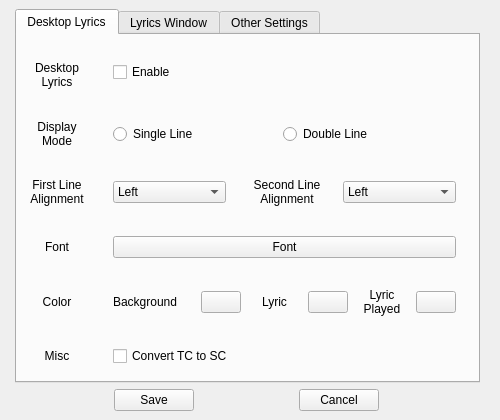
<?xml version="1.0" encoding="UTF-8"?>
<ui version="4.0">
 <class>SettingsWindow</class>
 <widget class="QMainWindow" name="SettingsWindow">
  <property name="geometry">
   <rect>
    <x>0</x>
    <y>0</y>
    <width>500</width>
    <height>420</height>
   </rect>
  </property>
  <property name="minimumSize">
   <size>
    <width>0</width>
    <height>0</height>
   </size>
  </property>
  <property name="windowTitle">
   <string>Settings</string>
  </property>
  <widget class="QWidget" name="centralwidget">
   <property name="minimumSize">
    <size>
     <width>0</width>
     <height>0</height>
    </size>
   </property>
   <layout class="QVBoxLayout" name="verticalLayout">
    <property name="leftMargin">
     <number>15</number>
    </property>
    <property name="rightMargin">
     <number>20</number>
    </property>
    <item>
     <widget class="QTabWidget" name="tabWidget">
      <property name="currentIndex">
       <number>0</number>
      </property>
      <widget class="QWidget" name="desktopLyricsTab">
       <attribute name="title">
        <string>Desktop Lyrics</string>
       </attribute>
       <widget class="QWidget" name="gridLayoutWidget">
        <property name="geometry">
         <rect>
          <x>0</x>
          <y>20</y>
          <width>439</width>
          <height>311</height>
         </rect>
        </property>
        <layout class="QGridLayout" name="gridLayout_2">
         <property name="verticalSpacing">
          <number>30</number>
         </property>
         <item row="3" column="0">
          <widget class="QLabel" name="fontSelectLabel">
           <property name="maximumSize">
            <size>
             <width>16777215</width>
             <height>40</height>
            </size>
           </property>
           <property name="text">
            <string>Font</string>
           </property>
           <property name="alignment">
            <set>Qt::AlignCenter</set>
           </property>
          </widget>
         </item>
         <item row="2" column="0">
          <widget class="QLabel" name="firstLineAlignmentLabel">
           <property name="minimumSize">
            <size>
             <width>80</width>
             <height>0</height>
            </size>
           </property>
           <property name="maximumSize">
            <size>
             <width>16777215</width>
             <height>40</height>
            </size>
           </property>
           <property name="text">
            <string>First Line
Alignment</string>
           </property>
           <property name="alignment">
            <set>Qt::AlignCenter</set>
           </property>
          </widget>
         </item>
         <item row="2" column="2">
          <layout class="QHBoxLayout" name="horizontalLayout">
           <item>
            <widget class="QComboBox" name="firstLineAlignment">
             <item>
              <property name="text">
               <string>Left</string>
              </property>
             </item>
             <item>
              <property name="text">
               <string>Center</string>
              </property>
             </item>
             <item>
              <property name="text">
               <string>Right</string>
              </property>
             </item>
            </widget>
           </item>
           <item>
            <spacer name="horizontalSpacer">
             <property name="orientation">
              <enum>Qt::Horizontal</enum>
             </property>
             <property name="sizeType">
              <enum>QSizePolicy::Fixed</enum>
             </property>
             <property name="sizeHint" stdset="0">
              <size>
               <width>5</width>
               <height>20</height>
              </size>
             </property>
            </spacer>
           </item>
           <item>
            <widget class="QLabel" name="secondLineAlignmentLabel">
             <property name="text">
              <string>Second Line
Alignment</string>
             </property>
             <property name="alignment">
              <set>Qt::AlignCenter</set>
             </property>
            </widget>
           </item>
           <item>
            <widget class="QComboBox" name="secondLineAlignment">
             <item>
              <property name="text">
               <string>Left</string>
              </property>
             </item>
             <item>
              <property name="text">
               <string>Center</string>
              </property>
             </item>
             <item>
              <property name="text">
               <string>Right</string>
              </property>
             </item>
            </widget>
           </item>
          </layout>
         </item>
         <item row="4" column="0">
          <widget class="QLabel" name="colorLabel">
           <property name="maximumSize">
            <size>
             <width>16777215</width>
             <height>40</height>
            </size>
           </property>
           <property name="text">
            <string>Color</string>
           </property>
           <property name="alignment">
            <set>Qt::AlignCenter</set>
           </property>
          </widget>
         </item>
         <item row="4" column="2">
          <layout class="QHBoxLayout" name="horizontalLayout_2">
           <item>
            <widget class="QLabel" name="backgroundColorLabel">
             <property name="text">
              <string>Background</string>
             </property>
             <property name="alignment">
              <set>Qt::AlignLeading|Qt::AlignLeft|Qt::AlignVCenter</set>
             </property>
            </widget>
           </item>
           <item>
            <spacer name="horizontalSpacer_6">
             <property name="orientation">
              <enum>Qt::Horizontal</enum>
             </property>
             <property name="sizeType">
              <enum>QSizePolicy::Fixed</enum>
             </property>
             <property name="sizeHint" stdset="0">
              <size>
               <width>20</width>
               <height>20</height>
              </size>
             </property>
            </spacer>
           </item>
           <item>
            <widget class="QPushButton" name="backgroundColor">
             <property name="sizePolicy">
              <sizepolicy hsizetype="Fixed" vsizetype="Fixed">
               <horstretch>0</horstretch>
               <verstretch>0</verstretch>
              </sizepolicy>
             </property>
             <property name="text">
              <string/>
             </property>
            </widget>
           </item>
           <item>
            <widget class="QLabel" name="lyricsTextColorLabel">
             <property name="text">
              <string>Lyric</string>
             </property>
             <property name="alignment">
              <set>Qt::AlignCenter</set>
             </property>
            </widget>
           </item>
           <item>
            <widget class="QPushButton" name="lyricsTextColor">
             <property name="sizePolicy">
              <sizepolicy hsizetype="Fixed" vsizetype="Fixed">
               <horstretch>0</horstretch>
               <verstretch>0</verstretch>
              </sizepolicy>
             </property>
             <property name="text">
              <string/>
             </property>
            </widget>
           </item>
           <item>
            <widget class="QLabel" name="lyricsTextPlayedColorLabel">
             <property name="text">
              <string>Lyric
Played</string>
             </property>
             <property name="alignment">
              <set>Qt::AlignCenter</set>
             </property>
            </widget>
           </item>
           <item>
            <widget class="QPushButton" name="lyricsTextPlayedColor">
             <property name="sizePolicy">
              <sizepolicy hsizetype="Fixed" vsizetype="Fixed">
               <horstretch>0</horstretch>
               <verstretch>0</verstretch>
              </sizepolicy>
             </property>
             <property name="text">
              <string/>
             </property>
            </widget>
           </item>
          </layout>
         </item>
         <item row="0" column="0">
          <widget class="QLabel" name="desktopLyricsEnableLabel">
           <property name="minimumSize">
            <size>
             <width>0</width>
             <height>40</height>
            </size>
           </property>
           <property name="maximumSize">
            <size>
             <width>16777215</width>
             <height>40</height>
            </size>
           </property>
           <property name="text">
            <string>Desktop
Lyrics</string>
           </property>
           <property name="alignment">
            <set>Qt::AlignCenter</set>
           </property>
          </widget>
         </item>
         <item row="0" column="1">
          <spacer name="horizontalSpacer_2">
           <property name="orientation">
            <enum>Qt::Horizontal</enum>
           </property>
           <property name="sizeType">
            <enum>QSizePolicy::Fixed</enum>
           </property>
           <property name="sizeHint" stdset="0">
            <size>
             <width>10</width>
             <height>20</height>
            </size>
           </property>
          </spacer>
         </item>
         <item row="1" column="2">
          <layout class="QHBoxLayout" name="horizontalLayout_5">
           <item>
            <widget class="QRadioButton" name="lyricsSingleLine">
             <property name="sizePolicy">
              <sizepolicy hsizetype="Fixed" vsizetype="Fixed">
               <horstretch>0</horstretch>
               <verstretch>0</verstretch>
              </sizepolicy>
             </property>
             <property name="minimumSize">
              <size>
               <width>0</width>
               <height>0</height>
              </size>
             </property>
             <property name="text">
              <string>Single Line</string>
             </property>
            </widget>
           </item>
           <item>
            <spacer name="horizontalSpacer_5">
             <property name="orientation">
              <enum>Qt::Horizontal</enum>
             </property>
             <property name="sizeHint" stdset="0">
              <size>
               <width>40</width>
               <height>20</height>
              </size>
             </property>
            </spacer>
           </item>
           <item>
            <widget class="QRadioButton" name="lyricsDoubleLine">
             <property name="sizePolicy">
              <sizepolicy hsizetype="Fixed" vsizetype="Fixed">
               <horstretch>0</horstretch>
               <verstretch>0</verstretch>
              </sizepolicy>
             </property>
             <property name="minimumSize">
              <size>
               <width>0</width>
               <height>0</height>
              </size>
             </property>
             <property name="text">
              <string>Double Line</string>
             </property>
            </widget>
           </item>
           <item>
            <spacer name="horizontalSpacer_4">
             <property name="orientation">
              <enum>Qt::Horizontal</enum>
             </property>
             <property name="sizeHint" stdset="0">
              <size>
               <width>40</width>
               <height>20</height>
              </size>
             </property>
            </spacer>
           </item>
          </layout>
         </item>
         <item row="3" column="2">
          <widget class="QPushButton" name="fontSelect">
           <property name="text">
            <string>Font</string>
           </property>
          </widget>
         </item>
         <item row="1" column="0">
          <widget class="QLabel" name="displayModeLabel">
           <property name="sizePolicy">
            <sizepolicy hsizetype="Preferred" vsizetype="Preferred">
             <horstretch>0</horstretch>
             <verstretch>0</verstretch>
            </sizepolicy>
           </property>
           <property name="maximumSize">
            <size>
             <width>16777215</width>
             <height>40</height>
            </size>
           </property>
           <property name="text">
            <string>Display
Mode</string>
           </property>
           <property name="alignment">
            <set>Qt::AlignCenter</set>
           </property>
          </widget>
         </item>
         <item row="5" column="0">
          <widget class="QLabel" name="colorLabel_3">
           <property name="maximumSize">
            <size>
             <width>16777215</width>
             <height>40</height>
            </size>
           </property>
           <property name="text">
            <string>Misc</string>
           </property>
           <property name="alignment">
            <set>Qt::AlignCenter</set>
           </property>
          </widget>
         </item>
         <item row="5" column="2">
          <widget class="QCheckBox" name="conversionTCSC">
           <property name="text">
            <string>Convert TC to SC</string>
           </property>
          </widget>
         </item>
         <item row="0" column="2">
          <widget class="QCheckBox" name="desktopLyrics">
           <property name="text">
            <string>Enable</string>
           </property>
          </widget>
         </item>
        </layout>
       </widget>
      </widget>
      <widget class="QWidget" name="windowLyricsTab">
       <attribute name="title">
        <string>Lyrics Window</string>
       </attribute>
       <widget class="QWidget" name="gridLayoutWidget_3">
        <property name="geometry">
         <rect>
          <x>0</x>
          <y>10</y>
          <width>401</width>
          <height>131</height>
         </rect>
        </property>
        <layout class="QGridLayout" name="gridLayout_4">
         <property name="verticalSpacing">
          <number>30</number>
         </property>
         <item row="1" column="1">
          <layout class="QHBoxLayout" name="horizontalLayout_10">
           <item>
            <widget class="QLabel" name="windowBackgroundColorLabel">
             <property name="text">
              <string>Background</string>
             </property>
             <property name="alignment">
              <set>Qt::AlignLeading|Qt::AlignLeft|Qt::AlignVCenter</set>
             </property>
            </widget>
           </item>
           <item>
            <spacer name="horizontalSpacer_15">
             <property name="orientation">
              <enum>Qt::Horizontal</enum>
             </property>
             <property name="sizeType">
              <enum>QSizePolicy::Fixed</enum>
             </property>
             <property name="sizeHint" stdset="0">
              <size>
               <width>20</width>
               <height>20</height>
              </size>
             </property>
            </spacer>
           </item>
           <item>
            <widget class="QPushButton" name="windowBackgroundColor">
             <property name="sizePolicy">
              <sizepolicy hsizetype="Fixed" vsizetype="Fixed">
               <horstretch>0</horstretch>
               <verstretch>0</verstretch>
              </sizepolicy>
             </property>
             <property name="text">
              <string/>
             </property>
            </widget>
           </item>
           <item>
            <widget class="QLabel" name="windowLyricsTextColorLabel">
             <property name="text">
              <string>Lyric</string>
             </property>
             <property name="alignment">
              <set>Qt::AlignCenter</set>
             </property>
            </widget>
           </item>
           <item>
            <widget class="QPushButton" name="windowLyricsTextColor">
             <property name="sizePolicy">
              <sizepolicy hsizetype="Fixed" vsizetype="Fixed">
               <horstretch>0</horstretch>
               <verstretch>0</verstretch>
              </sizepolicy>
             </property>
             <property name="text">
              <string/>
             </property>
            </widget>
           </item>
           <item>
            <widget class="QLabel" name="windowLyricsTextPlayingColorLabel">
             <property name="text">
              <string>Lyric
Playing</string>
             </property>
             <property name="alignment">
              <set>Qt::AlignCenter</set>
             </property>
            </widget>
           </item>
           <item>
            <widget class="QPushButton" name="windowLyricsTextPlayingColor">
             <property name="sizePolicy">
              <sizepolicy hsizetype="Fixed" vsizetype="Fixed">
               <horstretch>0</horstretch>
               <verstretch>0</verstretch>
              </sizepolicy>
             </property>
             <property name="text">
              <string/>
             </property>
            </widget>
           </item>
          </layout>
         </item>
         <item row="0" column="1">
          <widget class="QPushButton" name="windowFontSelect">
           <property name="text">
            <string>Font</string>
           </property>
          </widget>
         </item>
         <item row="1" column="0">
          <widget class="QLabel" name="windowColorLabel">
           <property name="maximumSize">
            <size>
             <width>16777215</width>
             <height>40</height>
            </size>
           </property>
           <property name="text">
            <string>Color</string>
           </property>
           <property name="alignment">
            <set>Qt::AlignCenter</set>
           </property>
          </widget>
         </item>
         <item row="0" column="0">
          <widget class="QLabel" name="windowFontSelectLabel">
           <property name="sizePolicy">
            <sizepolicy hsizetype="Fixed" vsizetype="Preferred">
             <horstretch>0</horstretch>
             <verstretch>0</verstretch>
            </sizepolicy>
           </property>
           <property name="minimumSize">
            <size>
             <width>80</width>
             <height>0</height>
            </size>
           </property>
           <property name="maximumSize">
            <size>
             <width>16777215</width>
             <height>40</height>
            </size>
           </property>
           <property name="text">
            <string>Font</string>
           </property>
           <property name="alignment">
            <set>Qt::AlignCenter</set>
           </property>
          </widget>
         </item>
        </layout>
       </widget>
      </widget>
      <widget class="QWidget" name="tab">
       <attribute name="title">
        <string>Other Settings</string>
       </attribute>
       <widget class="QWidget" name="gridLayoutWidget_4">
        <property name="geometry">
         <rect>
          <x>0</x>
          <y>20</y>
          <width>271</width>
          <height>94</height>
         </rect>
        </property>
        <layout class="QGridLayout" name="gridLayout_5">
         <property name="verticalSpacing">
          <number>30</number>
         </property>
         <item row="0" column="0">
          <widget class="QLabel" name="windowFontSelectLabel_2">
           <property name="sizePolicy">
            <sizepolicy hsizetype="Preferred" vsizetype="Preferred">
             <horstretch>0</horstretch>
             <verstretch>0</verstretch>
            </sizepolicy>
           </property>
           <property name="minimumSize">
            <size>
             <width>100</width>
             <height>0</height>
            </size>
           </property>
           <property name="maximumSize">
            <size>
             <width>16777215</width>
             <height>16777215</height>
            </size>
           </property>
           <property name="text">
            <string>IPC
Socket Name</string>
           </property>
           <property name="alignment">
            <set>Qt::AlignCenter</set>
           </property>
          </widget>
         </item>
         <item row="0" column="1">
          <layout class="QHBoxLayout" name="horizontalLayout_4">
           <item>
            <spacer name="horizontalSpacer_7">
             <property name="orientation">
              <enum>Qt::Horizontal</enum>
             </property>
             <property name="sizeType">
              <enum>QSizePolicy::Fixed</enum>
             </property>
             <property name="sizeHint" stdset="0">
              <size>
               <width>10</width>
               <height>20</height>
              </size>
             </property>
            </spacer>
           </item>
           <item>
            <widget class="QLineEdit" name="ipcSocketName">
             <property name="maximumSize">
              <size>
               <width>100</width>
               <height>16777215</height>
              </size>
             </property>
             <property name="alignment">
              <set>Qt::AlignRight|Qt::AlignTrailing|Qt::AlignVCenter</set>
             </property>
            </widget>
           </item>
           <item>
            <spacer name="horizontalSpacer_3">
             <property name="orientation">
              <enum>Qt::Horizontal</enum>
             </property>
             <property name="sizeHint" stdset="0">
              <size>
               <width>40</width>
               <height>20</height>
              </size>
             </property>
            </spacer>
           </item>
          </layout>
         </item>
        </layout>
       </widget>
      </widget>
     </widget>
    </item>
    <item>
     <layout class="QHBoxLayout" name="horizontalLayout_3">
      <item>
       <widget class="QPushButton" name="saveButton">
        <property name="sizePolicy">
         <sizepolicy hsizetype="Fixed" vsizetype="Fixed">
          <horstretch>0</horstretch>
          <verstretch>0</verstretch>
         </sizepolicy>
        </property>
        <property name="text">
         <string>Save</string>
        </property>
       </widget>
      </item>
      <item>
       <widget class="QPushButton" name="cancelButton">
        <property name="sizePolicy">
         <sizepolicy hsizetype="Fixed" vsizetype="Fixed">
          <horstretch>0</horstretch>
          <verstretch>0</verstretch>
         </sizepolicy>
        </property>
        <property name="text">
         <string>Cancel</string>
        </property>
       </widget>
      </item>
     </layout>
    </item>
   </layout>
  </widget>
 </widget>
 <tabstops>
  <tabstop>lyricsSingleLine</tabstop>
  <tabstop>lyricsDoubleLine</tabstop>
  <tabstop>firstLineAlignment</tabstop>
  <tabstop>secondLineAlignment</tabstop>
  <tabstop>backgroundColor</tabstop>
  <tabstop>lyricsTextColor</tabstop>
  <tabstop>lyricsTextPlayedColor</tabstop>
 </tabstops>
 <resources/>
 <connections>
  <connection>
   <sender>cancelButton</sender>
   <signal>clicked()</signal>
   <receiver>SettingsWindow</receiver>
   <slot>close()</slot>
   <hints>
    <hint type="sourcelabel">
     <x>441</x>
     <y>488</y>
    </hint>
    <hint type="destinationlabel">
     <x>482</x>
     <y>455</y>
    </hint>
   </hints>
  </connection>
  <connection>
   <sender>desktopLyrics</sender>
   <signal>toggled(bool)</signal>
   <receiver>fontSelectLabel</receiver>
   <slot>setEnabled(bool)</slot>
   <hints>
    <hint type="sourcelabel">
     <x>414</x>
     <y>79</y>
    </hint>
    <hint type="destinationlabel">
     <x>89</x>
     <y>299</y>
    </hint>
   </hints>
  </connection>
  <connection>
   <sender>desktopLyrics</sender>
   <signal>toggled(bool)</signal>
   <receiver>colorLabel</receiver>
   <slot>setEnabled(bool)</slot>
   <hints>
    <hint type="sourcelabel">
     <x>565</x>
     <y>79</y>
    </hint>
    <hint type="destinationlabel">
     <x>89</x>
     <y>373</y>
    </hint>
   </hints>
  </connection>
  <connection>
   <sender>desktopLyrics</sender>
   <signal>toggled(bool)</signal>
   <receiver>lyricsSingleLine</receiver>
   <slot>setEnabled(bool)</slot>
   <hints>
    <hint type="sourcelabel">
     <x>335</x>
     <y>79</y>
    </hint>
    <hint type="destinationlabel">
     <x>214</x>
     <y>153</y>
    </hint>
   </hints>
  </connection>
  <connection>
   <sender>desktopLyrics</sender>
   <signal>toggled(bool)</signal>
   <receiver>fontSelect</receiver>
   <slot>setEnabled(bool)</slot>
   <hints>
    <hint type="sourcelabel">
     <x>189</x>
     <y>69</y>
    </hint>
    <hint type="destinationlabel">
     <x>220</x>
     <y>282</y>
    </hint>
   </hints>
  </connection>
  <connection>
   <sender>desktopLyrics</sender>
   <signal>toggled(bool)</signal>
   <receiver>backgroundColor</receiver>
   <slot>setEnabled(bool)</slot>
   <hints>
    <hint type="sourcelabel">
     <x>474</x>
     <y>79</y>
    </hint>
    <hint type="destinationlabel">
     <x>281</x>
     <y>367</y>
    </hint>
   </hints>
  </connection>
  <connection>
   <sender>desktopLyrics</sender>
   <signal>toggled(bool)</signal>
   <receiver>lyricsTextPlayedColorLabel</receiver>
   <slot>setEnabled(bool)</slot>
   <hints>
    <hint type="sourcelabel">
     <x>565</x>
     <y>79</y>
    </hint>
    <hint type="destinationlabel">
     <x>498</x>
     <y>372</y>
    </hint>
   </hints>
  </connection>
  <connection>
   <sender>desktopLyrics</sender>
   <signal>toggled(bool)</signal>
   <receiver>displayModeLabel</receiver>
   <slot>setEnabled(bool)</slot>
   <hints>
    <hint type="sourcelabel">
     <x>229</x>
     <y>79</y>
    </hint>
    <hint type="destinationlabel">
     <x>84</x>
     <y>163</y>
    </hint>
   </hints>
  </connection>
  <connection>
   <sender>desktopLyrics</sender>
   <signal>toggled(bool)</signal>
   <receiver>lyricsTextPlayedColor</receiver>
   <slot>setEnabled(bool)</slot>
   <hints>
    <hint type="sourcelabel">
     <x>565</x>
     <y>79</y>
    </hint>
    <hint type="destinationlabel">
     <x>564</x>
     <y>367</y>
    </hint>
   </hints>
  </connection>
  <connection>
   <sender>desktopLyrics</sender>
   <signal>toggled(bool)</signal>
   <receiver>lyricsTextColor</receiver>
   <slot>setEnabled(bool)</slot>
   <hints>
    <hint type="sourcelabel">
     <x>565</x>
     <y>79</y>
    </hint>
    <hint type="destinationlabel">
     <x>423</x>
     <y>367</y>
    </hint>
   </hints>
  </connection>
  <connection>
   <sender>desktopLyrics</sender>
   <signal>toggled(bool)</signal>
   <receiver>colorLabel_3</receiver>
   <slot>setEnabled(bool)</slot>
   <hints>
    <hint type="sourcelabel">
     <x>271</x>
     <y>69</y>
    </hint>
    <hint type="destinationlabel">
     <x>74</x>
     <y>424</y>
    </hint>
   </hints>
  </connection>
  <connection>
   <sender>desktopLyrics</sender>
   <signal>toggled(bool)</signal>
   <receiver>lyricsDoubleLine</receiver>
   <slot>setEnabled(bool)</slot>
   <hints>
    <hint type="sourcelabel">
     <x>392</x>
     <y>79</y>
    </hint>
    <hint type="destinationlabel">
     <x>442</x>
     <y>153</y>
    </hint>
   </hints>
  </connection>
  <connection>
   <sender>desktopLyrics</sender>
   <signal>toggled(bool)</signal>
   <receiver>lyricsTextColorLabel</receiver>
   <slot>setEnabled(bool)</slot>
   <hints>
    <hint type="sourcelabel">
     <x>447</x>
     <y>79</y>
    </hint>
    <hint type="destinationlabel">
     <x>356</x>
     <y>372</y>
    </hint>
   </hints>
  </connection>
  <connection>
   <sender>desktopLyrics</sender>
   <signal>toggled(bool)</signal>
   <receiver>backgroundColorLabel</receiver>
   <slot>setEnabled(bool)</slot>
   <hints>
    <hint type="sourcelabel">
     <x>495</x>
     <y>79</y>
    </hint>
    <hint type="destinationlabel">
     <x>193</x>
     <y>372</y>
    </hint>
   </hints>
  </connection>
 </connections>
</ui>
